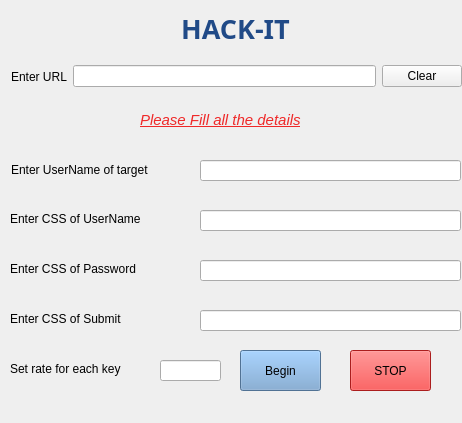
<?xml version="1.0" encoding="UTF-8"?>
<ui version="4.0">
 <class>MainWindow</class>
 <widget class="QMainWindow" name="MainWindow">
  <property name="geometry">
   <rect>
    <x>0</x>
    <y>0</y>
    <width>462</width>
    <height>423</height>
   </rect>
  </property>
  <property name="windowTitle">
   <string>MainWindow</string>
  </property>
  <property name="windowIcon">
   <iconset>
    <normaloff>../../Downloads/hack.png</normaloff>../../Downloads/hack.png</iconset>
  </property>
  <widget class="QWidget" name="centralwidget">
   <widget class="QLabel" name="label_2">
    <property name="geometry">
     <rect>
      <x>11</x>
      <y>161</y>
      <width>177</width>
      <height>17</height>
     </rect>
    </property>
    <property name="text">
     <string>Enter UserName of target</string>
    </property>
   </widget>
   <widget class="QLabel" name="label_3">
    <property name="geometry">
     <rect>
      <x>10</x>
      <y>210</y>
      <width>159</width>
      <height>17</height>
     </rect>
    </property>
    <property name="text">
     <string>Enter CSS of UserName</string>
    </property>
   </widget>
   <widget class="QLineEdit" name="lineEdit_2">
    <property name="geometry">
     <rect>
      <x>200</x>
      <y>160</y>
      <width>261</width>
      <height>21</height>
     </rect>
    </property>
   </widget>
   <widget class="QLineEdit" name="lineEdit_3">
    <property name="geometry">
     <rect>
      <x>200</x>
      <y>210</y>
      <width>261</width>
      <height>21</height>
     </rect>
    </property>
   </widget>
   <widget class="QLabel" name="label_4">
    <property name="geometry">
     <rect>
      <x>140</x>
      <y>110</y>
      <width>191</width>
      <height>21</height>
     </rect>
    </property>
    <property name="palette">
     <palette>
      <active>
       <colorrole role="Text">
        <brush brushstyle="SolidPattern">
         <color alpha="255">
          <red>239</red>
          <green>41</green>
          <blue>41</blue>
         </color>
        </brush>
       </colorrole>
      </active>
      <inactive>
       <colorrole role="Text">
        <brush brushstyle="SolidPattern">
         <color alpha="255">
          <red>239</red>
          <green>41</green>
          <blue>41</blue>
         </color>
        </brush>
       </colorrole>
      </inactive>
      <disabled>
       <colorrole role="Text">
        <brush brushstyle="SolidPattern">
         <color alpha="255">
          <red>190</red>
          <green>190</green>
          <blue>190</blue>
         </color>
        </brush>
       </colorrole>
      </disabled>
     </palette>
    </property>
    <property name="font">
     <font>
      <italic>true</italic>
     </font>
    </property>
    <property name="text">
     <string>&lt;!DOCTYPE HTML PUBLIC &quot;-//W3C//DTD HTML 4.0//EN&quot; &quot;http://www.w3.org/TR/REC-html40/strict.dtd&quot;&gt;
&lt;html&gt;&lt;head&gt;&lt;meta name=&quot;qrichtext&quot; content=&quot;1&quot; /&gt;&lt;style type=&quot;text/css&quot;&gt;
p, li { white-space: pre-wrap; }
&lt;/style&gt;&lt;/head&gt;&lt;body style=&quot; font-family:'Ubuntu'; font-size:11pt; font-weight:400; font-style:italic;&quot;&gt;
&lt;p style=&quot; margin-top:0px; margin-bottom:0px; margin-left:0px; margin-right:0px; -qt-block-indent:0; text-indent:0px;&quot;&gt;&lt;span style=&quot; text-decoration: underline; color:#ef2929;&quot;&gt;Please Fill all the details&lt;/span&gt;&lt;/p&gt;&lt;/body&gt;&lt;/html&gt;</string>
    </property>
   </widget>
   <widget class="QLabel" name="label_5">
    <property name="geometry">
     <rect>
      <x>10</x>
      <y>260</y>
      <width>159</width>
      <height>17</height>
     </rect>
    </property>
    <property name="text">
     <string>Enter CSS of Password</string>
    </property>
   </widget>
   <widget class="QLineEdit" name="lineEdit_4">
    <property name="geometry">
     <rect>
      <x>200</x>
      <y>260</y>
      <width>261</width>
      <height>21</height>
     </rect>
    </property>
   </widget>
   <widget class="QPushButton" name="pushButton_2">
    <property name="geometry">
     <rect>
      <x>240</x>
      <y>350</y>
      <width>81</width>
      <height>41</height>
     </rect>
    </property>
    <property name="autoFillBackground">
     <bool>false</bool>
    </property>
    <property name="styleSheet">
     <string notr="true">QPushButton {
    background-color: rgb(114, 159, 207);
}</string>
    </property>
    <property name="text">
     <string>Begin</string>
    </property>
   </widget>
   <widget class="QLabel" name="label_6">
    <property name="geometry">
     <rect>
      <x>10</x>
      <y>360</y>
      <width>159</width>
      <height>17</height>
     </rect>
    </property>
    <property name="text">
     <string>Set rate for each key</string>
    </property>
   </widget>
   <widget class="QLineEdit" name="lineEdit_5">
    <property name="geometry">
     <rect>
      <x>160</x>
      <y>360</y>
      <width>61</width>
      <height>21</height>
     </rect>
    </property>
   </widget>
   <widget class="QLabel" name="label_7">
    <property name="geometry">
     <rect>
      <x>150</x>
      <y>10</y>
      <width>171</width>
      <height>31</height>
     </rect>
    </property>
    <property name="font">
     <font>
      <family>Courier 10 Pitch</family>
     </font>
    </property>
    <property name="text">
     <string>&lt;html&gt;&lt;head/&gt;&lt;body&gt;&lt;p align=&quot;center&quot;&gt;&lt;span style=&quot; font-size:20pt; font-weight:600; text-decoration: underline; color:#204a87;&quot;&gt;HACK-IT&lt;/span&gt;&lt;/p&gt;&lt;/body&gt;&lt;/html&gt;</string>
    </property>
   </widget>
   <widget class="QLabel" name="label_8">
    <property name="geometry">
     <rect>
      <x>10</x>
      <y>310</y>
      <width>159</width>
      <height>17</height>
     </rect>
    </property>
    <property name="text">
     <string>Enter CSS of Submit</string>
    </property>
   </widget>
   <widget class="QLineEdit" name="lineEdit_6">
    <property name="geometry">
     <rect>
      <x>200</x>
      <y>310</y>
      <width>261</width>
      <height>21</height>
     </rect>
    </property>
   </widget>
   <widget class="QPushButton" name="pushButton_3">
    <property name="geometry">
     <rect>
      <x>350</x>
      <y>350</y>
      <width>81</width>
      <height>41</height>
     </rect>
    </property>
    <property name="styleSheet">
     <string notr="true">QPushButton {
    background-color: rgb(239, 41, 41);
}</string>
    </property>
    <property name="text">
     <string>STOP</string>
    </property>
   </widget>
   <widget class="QWidget" name="">
    <property name="geometry">
     <rect>
      <x>11</x>
      <y>56</y>
      <width>451</width>
      <height>41</height>
     </rect>
    </property>
    <layout class="QHBoxLayout" name="horizontalLayout">
     <item>
      <widget class="QLabel" name="label">
       <property name="text">
        <string>Enter URL</string>
       </property>
      </widget>
     </item>
     <item>
      <widget class="QLineEdit" name="lineEdit"/>
     </item>
     <item>
      <widget class="QPushButton" name="pushButton">
       <property name="text">
        <string>Clear</string>
       </property>
      </widget>
     </item>
    </layout>
   </widget>
  </widget>
  <widget class="QMenuBar" name="menubar">
   <property name="geometry">
    <rect>
     <x>0</x>
     <y>0</y>
     <width>462</width>
     <height>22</height>
    </rect>
   </property>
  </widget>
 </widget>
 <tabstops>
  <tabstop>lineEdit</tabstop>
  <tabstop>pushButton</tabstop>
  <tabstop>lineEdit_2</tabstop>
  <tabstop>lineEdit_3</tabstop>
  <tabstop>lineEdit_4</tabstop>
  <tabstop>lineEdit_6</tabstop>
  <tabstop>lineEdit_5</tabstop>
  <tabstop>pushButton_2</tabstop>
 </tabstops>
 <resources/>
 <connections>
  <connection>
   <sender>pushButton</sender>
   <signal>clicked()</signal>
   <receiver>lineEdit</receiver>
   <slot>clear()</slot>
   <hints>
    <hint type="sourcelabel">
     <x>409</x>
     <y>94</y>
    </hint>
    <hint type="destinationlabel">
     <x>300</x>
     <y>107</y>
    </hint>
   </hints>
  </connection>
 </connections>
</ui>
